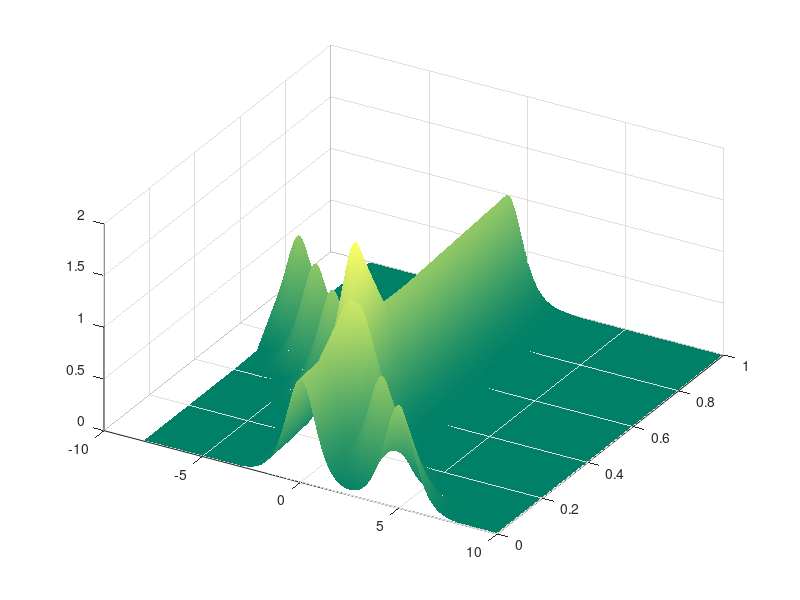

Write MATLAB code to recreate this figure.
clear all; close all;
x = -8:0.01:10;
y = 0:0.1:1;
[X,Y] = meshgrid(x,y)
Z = sech(X+Y).^2 + sech(X + 20*Y - 5).^2;
%%%%%%%%%%%%%%%%%%%%%%%%%%% grafica
figure(1);clf;
surf(X,Y,Z)
%colormap(autumn)
colormap(summer)
shading interp;
colormap(summer)
az = 30; el = 45;
view(az,el) 
%view hace que la grafica se vea desde un punto especifico
